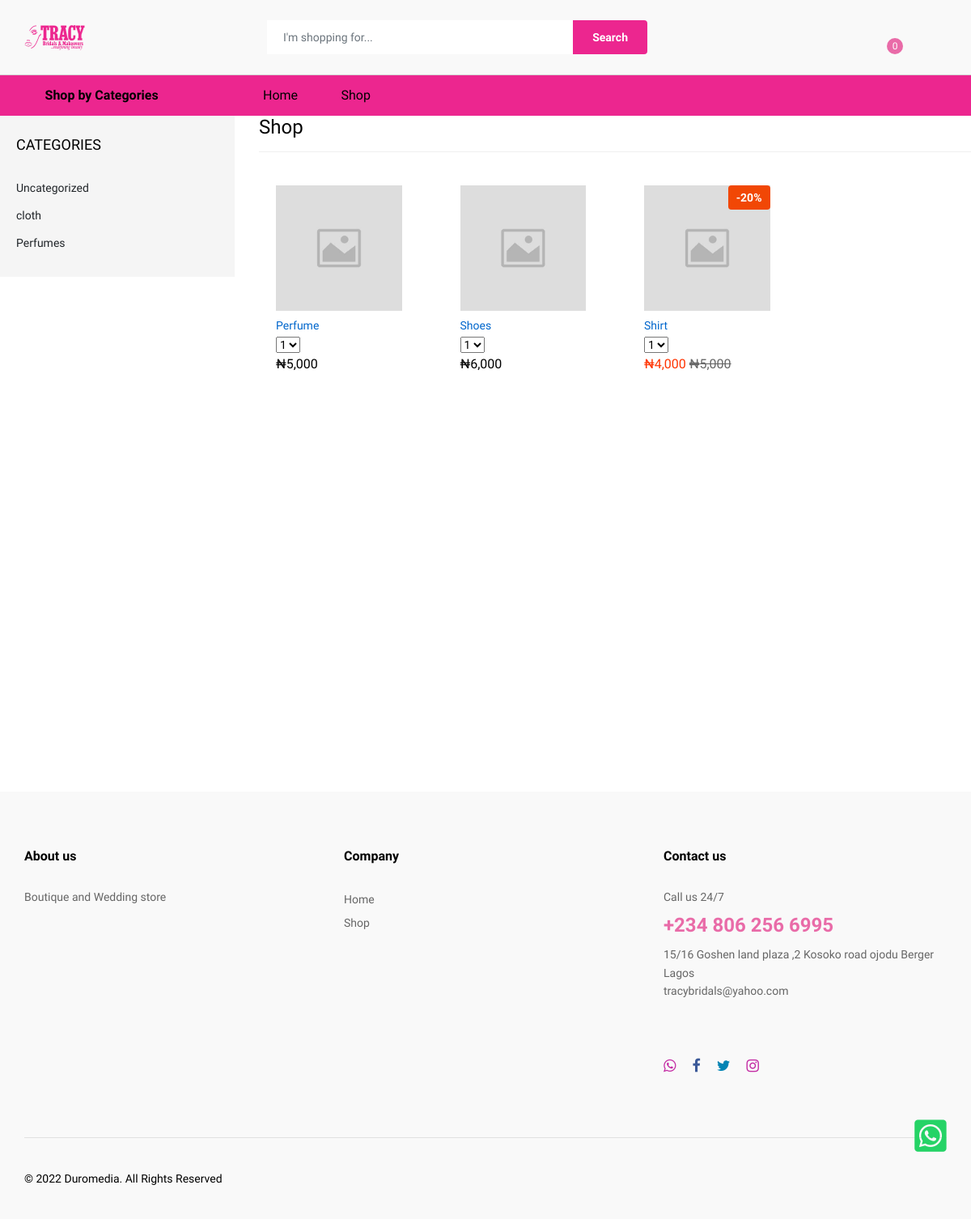
Before: /all-products.php with the older database file.
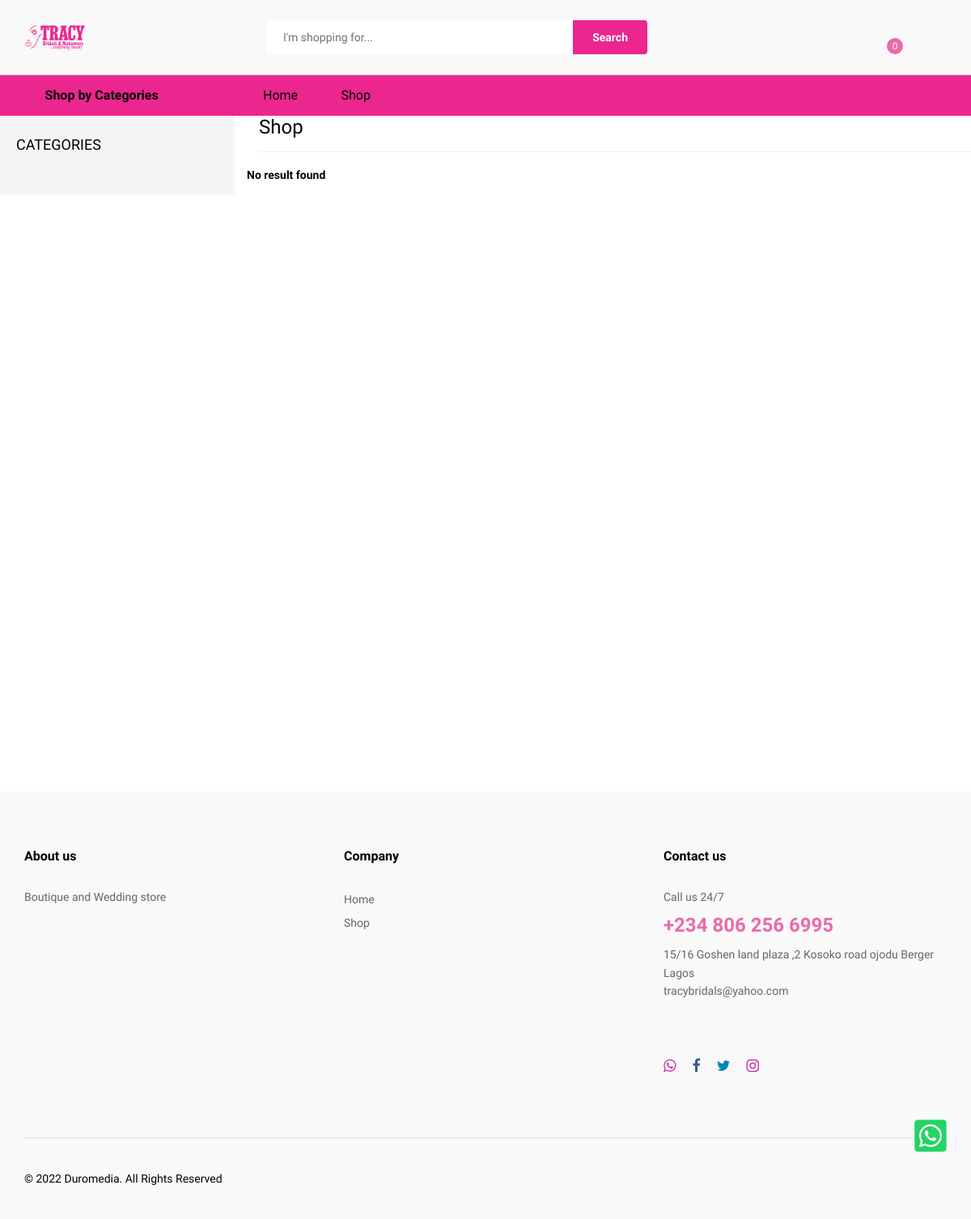
After: the same page with the newer database file.
### tables this page shows
CREATE TABLE `products_categories` (
  `products_categories_id` int(11) NOT NULL,
  `products_categories_name` varchar(20) NOT NULL,
  `products_categories_timestamp` timestamp NOT NULL DEFAULT current_timestamp() ON UPDATE current_timestamp()
);

CREATE TABLE `products` (
  `products_id` int(11) NOT NULL,
  `products_name` varchar(30) NOT NULL,
  `products_price` varchar(11) NOT NULL,
  `products_sales_price` varchar(10) NOT NULL,
  `products_sub_categories` int(10) NOT NULL,
  `products_promo` varchar(20) NOT NULL DEFAULT '0',
  `products_deals` varchar(20) NOT NULL DEFAULT '0',
  `products_new_arrivals` varchar(20) NOT NULL DEFAULT '0',
  `products_best_sellers` varchar(20) NOT NULL DEFAULT '0',
  `products_popular` varchar(20) NOT NULL DEFAULT '0',
  `products_short_description` varchar(255) NOT NULL,
  `products_long_description` text NOT NULL,
  `products_image` varchar(255) NOT NULL DEFAULT 'default.jpg',
  `products_timestamp` timestamp NOT NULL DEFAULT current_timestamp() ON UPDATE current_timestamp(),
  `real_sub_categories` int(11) NOT NULL DEFAULT 0
);

### incs-template1/products.php (the view, shortened to what this page needs)
<?php
 $page = (int)(!isset($_GET["page"]) ? 1 : $_GET["page"]);
$per_page = 12;
$startpoint = ($page * $per_page) - $per_page;
$select_products3 = mysqli_query($connect,"SELECT * FROM ".$statement." LIMIT $startpoint, $per_page") or die(db_conn_error);
			 if (mysqli_num_rows($select_products3)> 0){
				while($rows_loop = mysqli_fetch_array($select_products3)){
                    echo '
    <div class="col-xl-2 col-lg-4 col-md-4 col-sm-6 col-6 ">
    <form method="post" action="">
    <div class="ps-product">
    <div class="ps-product__thumbnail">
        <a href="product-description.php?id='.$rows_loop['products_id'].'">
        <img src="images/products/'.$rows_loop['products_image'].'" alt="'.$rows_loop['products_name'].'" /></a>';
        if(!empty($rows_loop['products_sales_price'])){
            $dis = 100 - ceil($rows_loop['products_sales_price']/$rows_loop['products_price']*100);
            echo '
            <div class="ps-product__badge">-'.$dis.'%</div>
            ';
        }
        echo    '
         <ul class="ps-product__actions">
            <form method="POST" action="">
                <input type="hidden" name="code" value="'.$rows_loop['products_id'].'" />
                <button type="submit" class="btn-fade"><li><a data-toggle="tooltip" data-placement="top" title="Add To Cart"><i class="icon-bag2"></i></a></li></button>
            </form>
        </ul>
        </div>
    <div class="ps-product__container">';
echo '
        <div class="ps-product__content"><a class="ps-product__title" href="product-description.php?id='.$rows_loop['products_id'].'">'.$rows_loop['products_name'].'</a>
            <div class="ps-product__rating">
                <select class="ps-rating" data-read-only="true">
                    <option value="1">1</option>
                    <option value="1">2</option>
                    <option value="1">3</option>
                    <option value="1">4</option>
                    <option value="1">5</option>
                </select>
            </div>';
             if(!empty($rows_loop['products_sales_price'])){
                echo '<p class="ps-product__price sale">
                     &#8358;'.number_format($rows_loop['products_sales_price']).' ' . '<del>'.'&#8358;'.number_format($rows_loop['products_price']) .'</del>
                    </p>';
            } else {
                echo '<p class="ps-product__price">
                &#8358;'.number_format($rows_loop['products_price']).'</p>';
            }
            echo '
        </div>
            <div class="ps-product__content hover"><a class="ps-product__title" href="product-description.php?id='.$rows_loop['products_id'].'">'.$rows_loop['products_name'].'</a>';
            echo '
            </div>
            </div>
</div>
</form>
</div>
';
}
}else{
    echo '<h5 class="text-center">No result found</h5>';
 }
?>

### public_html/all-products.php (shortened to what this page needs)
<?php require_once ('../incs-template1/config.php'); ?>
<?php
include ('../incs-template1/header.php'); ?>
<?php
$statement = "products ORDER BY products_id DESC";
?>
<div class="ps-page--shop">
            <div class="ps-layout--shop">
                <div class="ps-layout__left">
                    <aside class="widget widget_shop">
                        <h4 class="widget-title">Categories</h4>
                        <ul class="ps-list--categories">
                            <?php
                        $query_page_section =  mysqli_query($connect, "SELECT products_categories_name FROM products_categories") or die(db_conn_error);
while($row_cat = mysqli_fetch_array($query_page_section)){
echo  '<li><a href="categories.php?name='.$row_cat['products_categories_name'].'">'.$row_cat['products_categories_name'].'</a>
</li>';
}
                        ?>
                        </ul>
                    </aside>
                </div>
                <div class="ps-layout__right">
                    <div class="ps-block--shop-features">
                        <div class="ps-block__header">
                            <h3>Shop</h3>
                        </div>
                    <div class="ps-shopping ps-tab-root">
                        <div class="ps-tabs">
                            <div class="ps-tab active" id="tab-1">
                                <div class="ps-shopping-product">
                                    <div class="row">
                                    <?php
                include ('../incs-template1/products.php');
?>
                            </div>
                        </div>
                    </div>
                </div>
            </div>
        </div>
    </div>
</div>
<?php include ('../incs-template1/footer.php'); ?>

Changed rows visible on the page:
removed products_categories: products_categories_name "Uncategorized"
removed products_categories: products_categories_name "cloth"
removed products_categories: products_categories_name "Perfumes"
removed products: products_image (placeholder picture), products_name "Perfume", products_price "5,000"
removed products: products_image (placeholder picture), products_name "Shoes", products_price "6,000"
removed products: products_image (placeholder picture), dis "20", products_name "Shirt", products_sales_price "4,000", products_price "5,000"
Other visible differences:
text now shown: "No result found"
